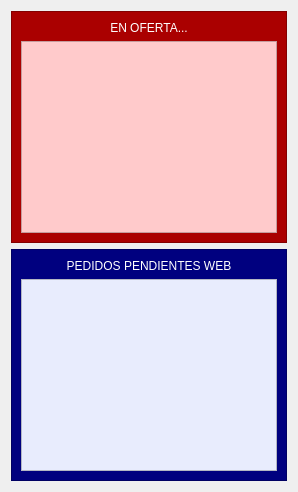
     <widget class="QWidget" name="frmcontrolPage1">
      <layout class="QGridLayout" name="gridLayout_2">
       <item row="0" column="0">
        <widget class="QFrame" name="frame">
         <property name="minimumSize">
          <size>
           <width>0</width>
           <height>136</height>
          </size>
         </property>
         <property name="styleSheet">
          <string notr="true">background-color: rgb(170, 0, 0);</string>
         </property>
         <property name="frameShape">
          <enum>QFrame::StyledPanel</enum>
         </property>
         <property name="frameShadow">
          <enum>QFrame::Raised</enum>
         </property>
         <layout class="QGridLayout" name="gridLayout_3">
          <item row="0" column="0">
           <widget class="QLabel" name="label_7">
            <property name="styleSheet">
             <string notr="true">color: rgb(255, 255, 255);
font: oblique 12pt &quot;Sans Serif&quot;;</string>
            </property>
            <property name="text">
             <string>EN OFERTA...</string>
            </property>
            <property name="alignment">
             <set>Qt::AlignCenter</set>
            </property>
           </widget>
          </item>
          <item row="1" column="0">
           <widget class="QTableView" name="tabla_ofertas">
            <property name="styleSheet">
             <string notr="true">background-color: rgb(255, 202, 203);
color: rgb(0, 0, 0);
alternate-background-color: rgb(255, 225, 245);</string>
            </property>
            <property name="alternatingRowColors">
             <bool>true</bool>
            </property>
            <property name="selectionMode">
             <enum>QAbstractItemView::SingleSelection</enum>
            </property>
            <property name="selectionBehavior">
             <enum>QAbstractItemView::SelectRows</enum>
            </property>
            <attribute name="horizontalHeaderStretchLastSection">
             <bool>true</bool>
            </attribute>
            <attribute name="verticalHeaderVisible">
             <bool>false</bool>
            </attribute>
           </widget>
          </item>
         </layout>
        </widget>
       </item>
       <item row="1" column="0">
        <widget class="QFrame" name="frame_2">
         <property name="styleSheet">
          <string notr="true">background-color: rgb(0, 0, 127);</string>
         </property>
         <property name="frameShape">
          <enum>QFrame::StyledPanel</enum>
         </property>
         <property name="frameShadow">
          <enum>QFrame::Raised</enum>
         </property>
         <layout class="QGridLayout" name="gridLayout_10">
          <item row="0" column="0">
           <widget class="QLabel" name="label_9">
            <property name="styleSheet">
             <string notr="true">color: rgb(255, 255, 255);
font: oblique 12pt &quot;Sans Serif&quot;;</string>
            </property>
            <property name="text">
             <string>PEDIDOS PENDIENTES WEB</string>
            </property>
            <property name="alignment">
             <set>Qt::AlignCenter</set>
            </property>
           </widget>
          </item>
          <item row="1" column="0">
           <widget class="QTableView" name="tableView_2">
            <property name="styleSheet">
             <string notr="true">background-color: rgb(232, 236, 253);
alternate-background-color: rgb(255, 255, 255);</string>
            </property>
           </widget>
          </item>
         </layout>
        </widget>
       </item>
      </layout>
     </widget>
